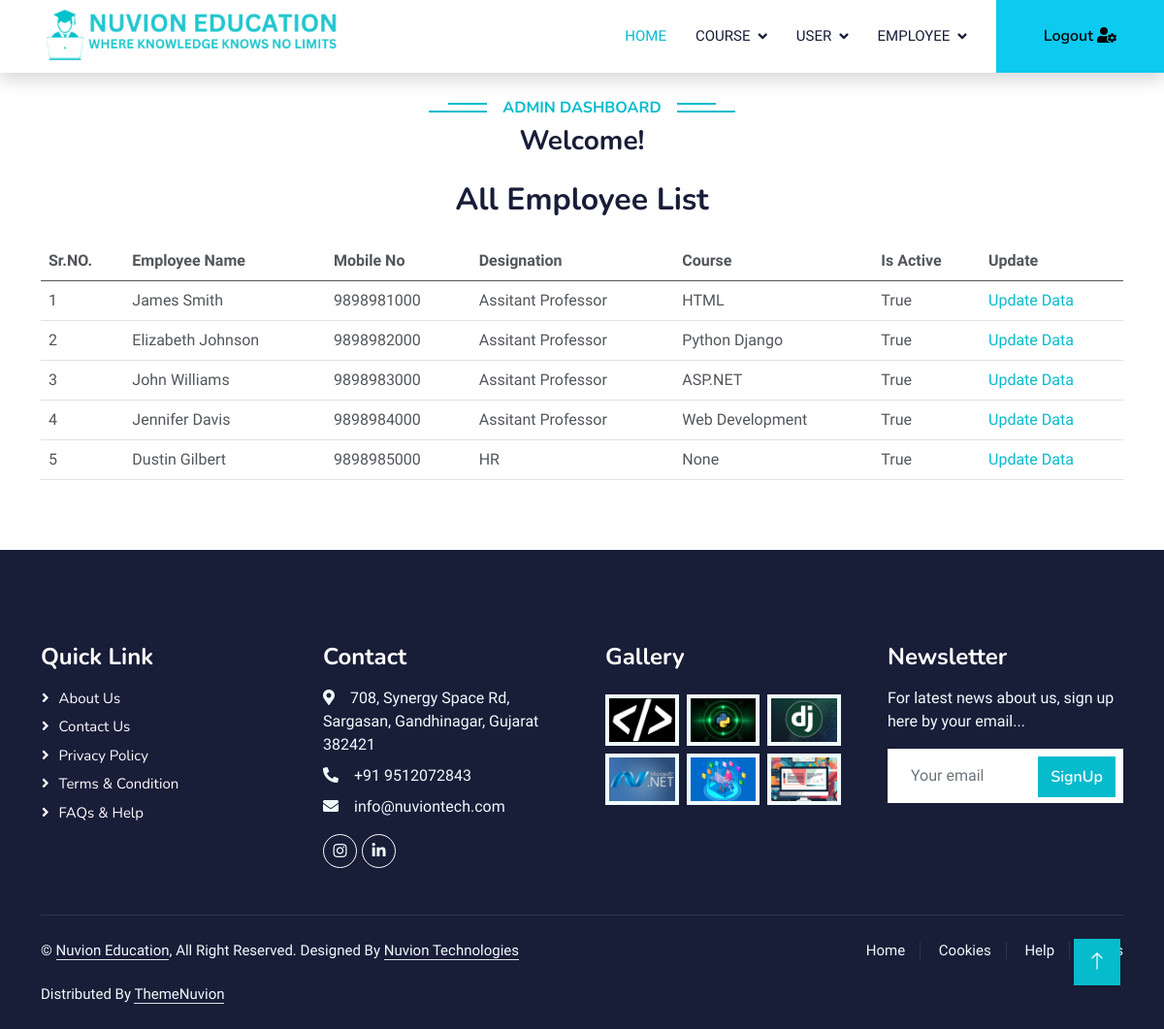
/EmpList/, run on the app's committed database.
### LMS/models.py (models this page shows)
class tblEmpDetails(models.Model):
    Id = models.AutoField(primary_key=True)
    name = models.CharField(max_length=200)
    ContactNo = models.CharField(max_length=20)
    Email = models.CharField(max_length=100)
    address = models.CharField(max_length=600)
    Designation = models.CharField(max_length=50)
    Course = models.CharField(max_length=50, null=True)
    Password = models.CharField(max_length=30)
    Createdate = models.DateField(auto_now=True)
    Modifydate = models.DateField(auto_now=True)
    isActive = models.BooleanField(default=False)
    isDeactive = models.BooleanField(default=False)

### LMS/views.py (the view)
# urls.py: path('EmpList/',EmpList,name='EmpList'),
def EmpList(request):
    all_Info = tblEmpDetails.objects.all()
    data = {'EmpInfo': all_Info}
    return render(request, 'Admin/frmEmpList.html', data)

### Template/Admin/frmEmpList.html (shortened to what this page needs)
<!DOCTYPE html>
<html lang="en">
<head>
    {% include "LinkFile.html" %}
</head>
<body>
  {% include "Admin/frmAdminHeader.html"%}
  <div class="text-center wow fadeInUp" data-wow-delay="0.1s">
    <h2 class="mb-3">All Employee List</h2>
  </div>
  <div class="container-xxl py-2">
      <div class="container">
          <div class="row g-4">
              <div class="col-lg-12 col-md-12 wow fadeInUp" data-wow-delay="0.5s">
                  <form action="" method="post">
                      <table class="table">
                        <thead>
                          <tr>
                            <th>Sr.NO.</th>
                            <th>Employee Name</th>
                            <th>Mobile No</th>
                            <th>Designation</th>
                            <th>Course</th>
                            <th>Is Active</th>
                            <th>Update</th>
                          </tr>
                        </thead>
                        <tbody>
                          {% for e in EmpInfo %}
                          <tr>
                              <td>{{ forloop.counter }}</td>
                              <td>{{ e.name }}</td>
                              <td>{{ e.ContactNo }}</td>
                              <td>{{ e.Designation }}</td>
                              <td>{{ e.Course }}</td>
                              <td>{{ e.isActive }}</td>
                              <td><a href="{% url 'UpdateEmpInfo' e.ContactNo %}">Update Data</a></td>
                          </tr>
                          {% endfor %}
                        </tbody>
                      </table>
                  </form>
              </div>
          </div>
      </div>
  </div>
  {% include 'Footer.html' %}
  {% include 'JS.html' %}
</body>
</html>

### Media/Boot/css/style.css (style rules this page uses)
:root { --primary: #06BBCC; --light: #F0FBFC; --dark: #181d38; }

### data on the page
tblEmpDetails: name "James Smith", ContactNo "9898981000", Designation "Assitant Professor", Course "HTML", isActive "True"
tblEmpDetails: name "Elizabeth Johnson", ContactNo "9898982000", Designation "Assitant Professor", Course "Python Django", isActive "True"
tblEmpDetails: name "John Williams", ContactNo "9898983000", Designation "Assitant Professor", Course "ASP.NET", isActive "True"
tblEmpDetails: name "Jennifer Davis", ContactNo "9898984000", Designation "Assitant Professor", Course "Web Development", isActive "True"
tblEmpDetails: name "Dustin Gilbert", ContactNo "9898985000", Designation "HR", Course "None", isActive "True"
